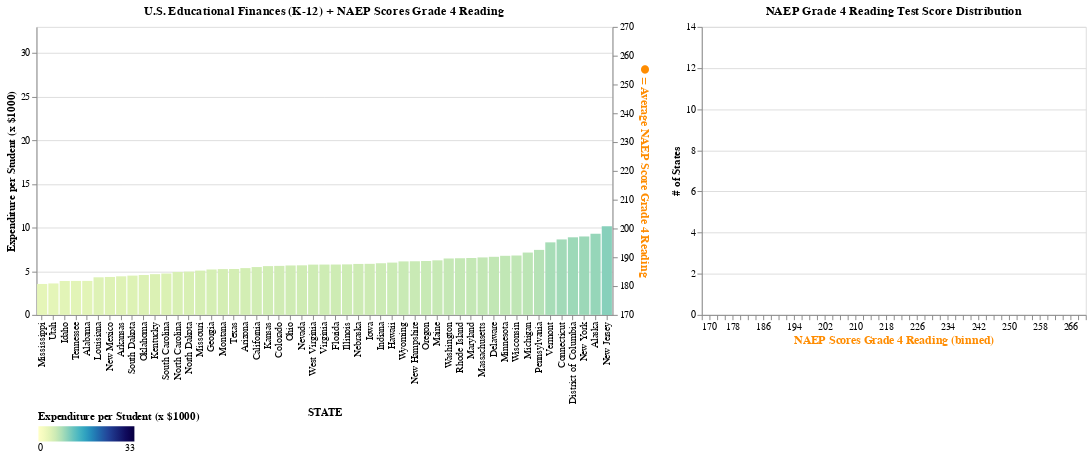

This figure's notebook cell:
### Markdown cell above
### 5. Visualization C

We'll now apply the same interactive setup to visualize the average NAEP grade 4 reading scores between 1994 and 2017. Note how in this case, the mean score doesn't move as much as the mean mathematics score, but the distribution does appear to become narrower over time. Also note that the reading score scale on the right y-axis should be considered in isolation from the mathematics scale despite the same range being used for both scales. Since the math and reading tests measure different things, this puts into question how we should interpret comparisons between math and reading score movement.

### Code cell
slider = alt.binding_range(min=1993, max=2017, step=1, name='YEAR')
year = alt.selection_single(name="year", fields=['YEAR'],
                                bind=slider, init={'YEAR': 1993})

base = alt.Chart(states_naep_merged_sorted)

bar_chart = base.mark_bar().encode(
    x = alt.X('STATE', axis=alt.Axis(orient='bottom'), sort=None),
    y = alt.Y('TOTAL_EXPENDITURE_PER_STUDENT:Q', 
            scale=alt.Scale(domain=[0, 33]), 
            title='Expenditure per Student (x $1000)'),
    color = alt.Color('TOTAL_EXPENDITURE_PER_STUDENT:Q',
                    legend=alt.Legend(title='Expenditure per Student (x $1000)',
                    legendX=2, 
                    legendY=400, 
                    direction='horizontal', 
                    orient='none'),
                    scale=alt.Scale(domain=[0, 33], scheme=alt.SchemeParams(name='yellowgreenblue', extent=[-.1, 1.3])))
).add_selection(year
).transform_filter(year
).properties(
    title='U.S. Educational Finances (K-12) + NAEP Scores Grade 4 Reading',
    width=600)

point_chart = base.transform_impute(
    impute='AVG_SCORE_4_Reading',
    key='YEAR',
    method='min',
    frame=[-1, 0],
    groupby=['STATE']
).mark_circle(color='darkorange', size=35
).encode(
    x = alt.X('STATE', axis=alt.Axis(orient='bottom'), sort=None),
    y = alt.Y('AVG_SCORE_4_Reading:Q',
          axis=alt.Axis(title='● = Average NAEP Score Grade 4 Reading', titleColor='darkorange', titleFontSize=12),
          scale=alt.Scale(domain=[170, 270]))
).transform_filter(year)

histogram = base.transform_impute(
    impute='AVG_SCORE_4_Reading',
    key='YEAR',
    method='min',
    frame=[-1, 0],
    groupby=['STATE']
).mark_bar(color='darkorange'
).encode(
    x = alt.X("AVG_SCORE_4_Reading:Q", 
            bin=alt.Bin(extent=[170, 270], step=2), 
            scale=alt.Scale(domain=[170, 270]), 
            axis=alt.Axis(title='NAEP Scores Grade 4 Reading (binned)', 
            titleColor='darkorange', 
            titleFontSize=12)),
    y = alt.Y('count()', 
            scale=alt.Scale(domain=[0, 14]),
            axis=alt.Axis(title='# of States'))
).add_selection(year
).transform_filter(year
).properties(
    title='NAEP Grade 4 Reading Test Score Distribution')

(bar_chart + point_chart).resolve_scale(y='independent') | histogram

### Figure 1 — Vega-Lite specification as saved in the notebook (floating-point values rounded to 4 significant figures; data arrays with more than 128 entries replaced by an {"elided": "..."} marker saying what was removed)
{"config": {"view": {"continuousWidth": 400, "continuousHeight": 300}}, "hconcat": [{"layer": [{"mark": "bar", "encoding": {"color": {"field": "TOTAL_EXPENDITURE_PER_STUDENT", "legend": {"direction": "horizontal", "legendX": 2, "legendY": 400, "orient": "none", "title": "Expenditure per Student (x $1000)"}, "scale": {"domain": [0, 33], "scheme": {"name": "yellowgreenblue", "extent": [-0.1, 1.3]}}, "type": "quantitative"}, "x": {"axis": {"orient": "bottom"}, "field": "STATE", "sort": null, "type": "nominal"}, "y": {"field": "TOTAL_EXPENDITURE_PER_STUDENT", "scale": {"domain": [0, 33]}, "title": "Expenditure per Student (x $1000)", "type": "quantitative"}}, "selection": {"year": {"type": "single", "fields": ["YEAR"], "bind": {"input": "range", "max": 2017, "min": 1993, "name": "YEAR", "step": 1}, "init": {"YEAR": 1993}}}, "title": "U.S. Educational Finances (K-12) + NAEP Scores Grade 4 Reading", "transform": [{"filter": {"selection": "year"}}], "width": 600}, {"mark": {"type": "circle", "color": "darkorange", "size": 35}, "encoding": {"x": {"axis": {"orient": "bottom"}, "field": "STATE", "sort": null, "type": "nominal"}, "y": {"axis": {"title": "● = Average NAEP Score Grade 4 Reading", "titleColor": "darkorange", "titleFontSize": 12}, "field": "AVG_SCORE_4_Reading", "scale": {"domain": [170, 270]}, "type": "quantitative"}}, "transform": [{"impute": "AVG_SCORE_4_Reading", "key": "YEAR", "frame": [-1, 0], "groupby": ["STATE"], "method": "min"}, {"filter": {"selection": "year"}}]}], "resolve": {"scale": {"y": "independent"}}}, {"mark": {"type": "bar", "color": "darkorange"}, "encoding": {"x": {"axis": {"title": "NAEP Scores Grade 4 Reading (binned)", "titleColor": "darkorange", "titleFontSize": 12}, "bin": {"extent": [170, 270], "step": 2}, "field": "AVG_SCORE_4_Reading", "scale": {"domain": [170, 270]}, "type": "quantitative"}, "y": {"aggregate": "count", "axis": {"title": "# of States"}, "scale": {"domain": [0, 14]}, "type": "quantitative"}}, "selection": {"year": {"type": "single", "fields": ["YEAR"], "bind": {"input": "range", "max": 2017, "min": 1993, "name": "YEAR", "step": 1}, "init": {"YEAR": 1993}}}, "title": "NAEP Grade 4 Reading Test Score Distribution", "transform": [{"impute": "AVG_SCORE_4_Reading", "key": "YEAR", "frame": [-1, 0], "groupby": ["STATE"], "method": "min"}, {"filter": {"selection": "year"}}]}], "data": {"name": "data-6cc5b5a8c94014f4f2ced8008416b23d"}, "$schema": "https://vega.github.io/schema/vega-lite/v4.17.0.json", "datasets": {"data-6cc5b5a8c94014f4f2ced8008416b23d": {"elided": "1275 records"}}}
